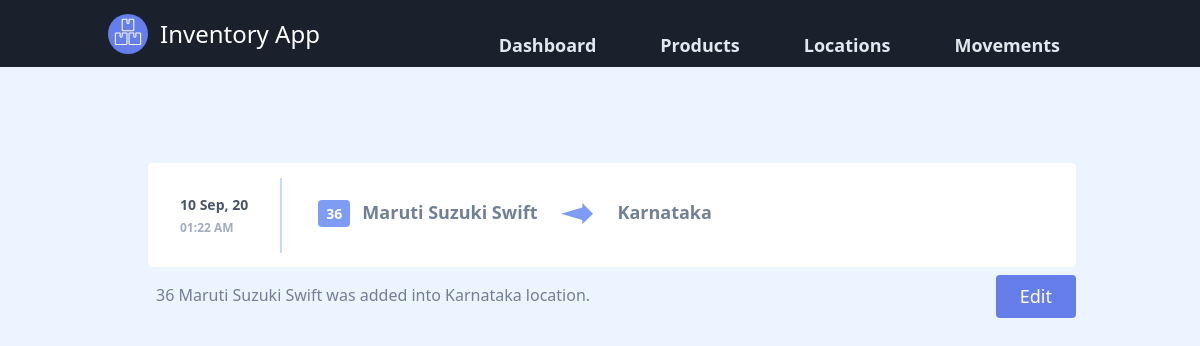
Page /movement/5/36 on the earlier database version.
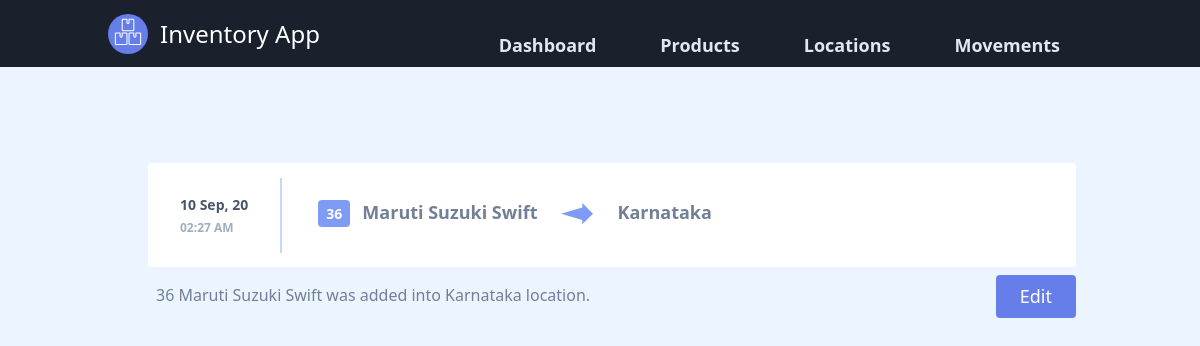
Same page on the later database version.
### inventory/models.py (models this page shows, shortened)
class StaticMovement(db.Model):
    movement_id = db.Column(db.Integer, primary_key=True)
    timestamp = db.Column(db.DateTime, nullable=False, default=datetime.now())
    from_location = db.Column(db.String(20), db.ForeignKey('location.location_id'))
    to_location = db.Column(db.String(20), db.ForeignKey('location.location_id'))
    product_id = db.Column(db.Integer, db.ForeignKey('product.product_id'), nullable=False)
    qty = db.Column(db.Integer, nullable=False)

### inventory/movements/routes.py (the view)
@movements_bp.route("/movement/<int:movement_id>")
@movements_bp.route("/movement/<int:movement_id>/<int:qty>")
def movement(movement_id, qty=None):
    movement = StaticMovement.query.get_or_404(movement_id)
    products = Product.query
    return render_template('movement.html', title='Update Moved Product', movement=movement, products=products, qty=qty)

### inventory/templates/movement.html (shortened to what this page needs)
{% extends "layout.html" %}
{% block content %}
<section class="text-gray-700 body-font">
    <div class="container mx-auto px-12 py-24 md:flex-row flex-col items-center">
        <a class="flex w-full bg-white mx-3 mb-1 rounded" href="{{ url_for('movements_bp.movement', movement_id=movement.movement_id) }}">
            <div class="self-center p-2 sm:py-4 sm:px-8 flex-row border-r-2 border-indigo-200">
                <div class="mb-1 font-semibold text-xs sm:text-sm">{{ movement.timestamp.strftime('%d %b, %y') }}</div>
                <div class="text-gray-500 font-bold text-xs ">{{ movement.timestamp.strftime('%H:%M %p') }}</div>
            </div>
            <div class="flex-1 sm:py-4 sm:px-6">
                <div class= "text-gray-600 py-1 sm:py-2 sm:flex">
                    <div class="mx-2 sm:mx-0 p-2 sm:p-3 border-b-2 border-indigo-200 sm:border-b-0">
                        <span class="rounded text-white bg-indigo-400 py-1 px-2 text-xs sm:text-sm font-bold mr-2">{% if qty == None %}{{ movement.qty }}{% else %}{{ qty }}{% endif %}</span>
                        <span class="font-semibold text-sm sm:text-lg">{{ products.get(movement.product_id).product_name }}</span>
                    </div>
                    <div class="flex p-3 {% if not movement.to_location %} flex-row-reverse float-left {% endif %}">
                        <span class="inline-block {% if not movement.to_location %} mr-4 {% endif %}">
                            <svg class="fill-current text-indigo-400 h-6 w-6 sm:h-8 sm:w-8" {% if not movement.to_location %} transform="rotate(180)" {% endif %}  viewBox="0 1 24 24">
                                <path d="M16 7.328V4l8 8-8 8v-3.328L0 12z"/>
                            </svg>
                        </span>
                        <span class="font-semibold text-sm sm:text-lg mx-2 md:ml-6 {% if not movement.to_location %} hidden {% endif %}">{{ movement.to_location }}</span>
                    </div>
                </div>
            </div>
        </a>
        <div class="flex justify-between ml-3 -mr-3 mt-2">
            <div class="p-2 text-gray-600">
                {% if qty == None %}{{ movement.qty }}{% else %}{{ qty }}{% endif %} {{ products.get(movement.product_id).product_name }} was
                {% if movement.from_location and movement.to_location %}
                    moved from {{ movement.from_location }} location to {{ movement.to_location }} location.
                {% elif not movement.from_location %}
                    added into {{ movement.to_location }} location.
                {% elif not movement.to_location %}
                    removed from {{ movement.from_location }} location.
                {% endif %}
            </div>
            <div class="flex content-end">
                <a href="{{ url_for('movements_bp.update_movement', movement_id=movement.movement_id) }}" class="inline-flex self-center text-white bg-indigo-500 border-0 py-2 px-6 focus:outline-none hover:bg-indigo-600 rounded text-lg cursor-pointer">Edit</a>
            </div>
        </div>
    </div>
</section>
{% endblock content %}

Differences in the rows shown:
changed StaticMovement "Karnataka": timestamp "01:22 AM" → "02:27 AM"
